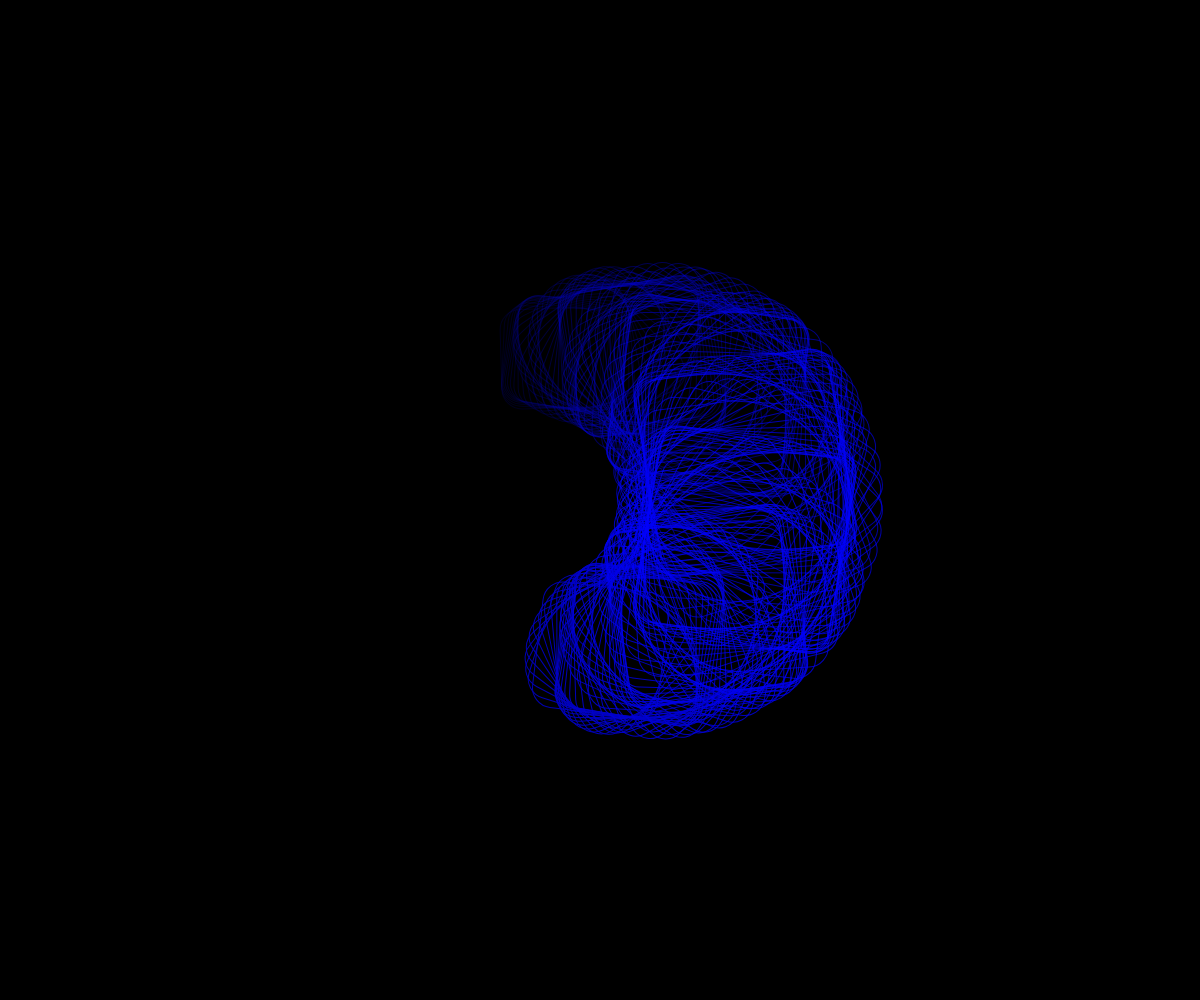
Frame 1 (no input)
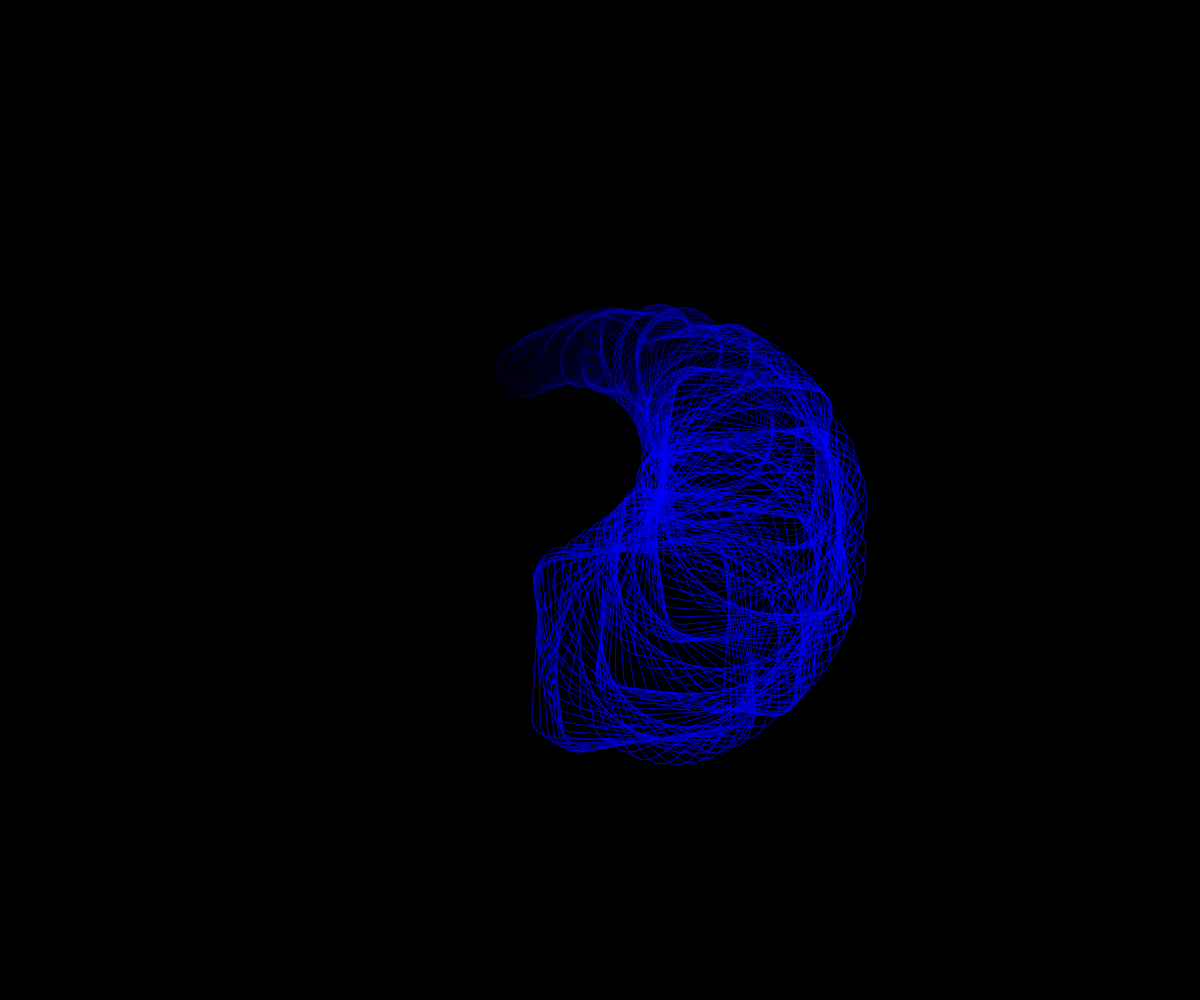
Frame 60 (no input)
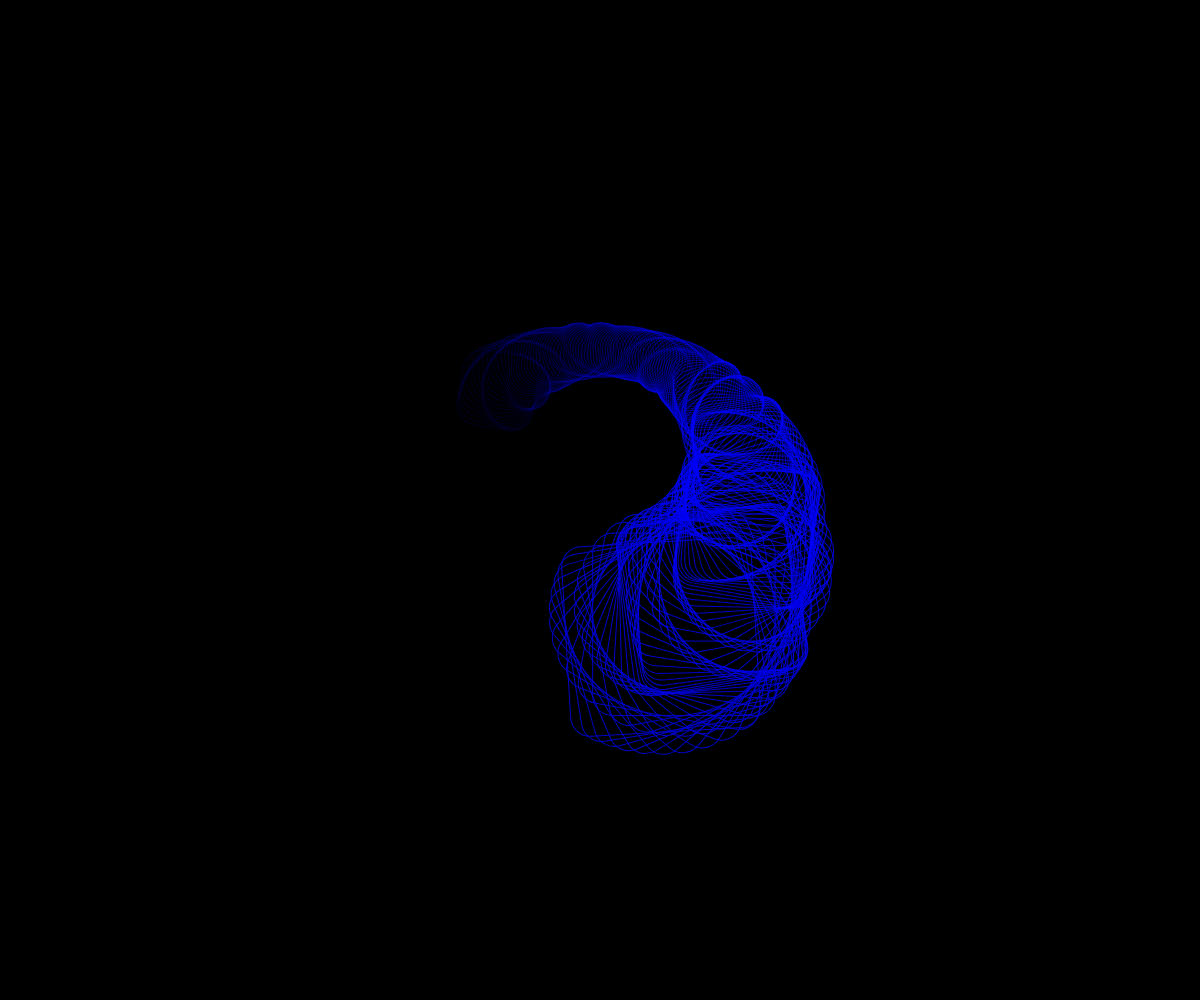
Frame 120 (the mouse pressed at the canvas centre since frame 60)

The p5.js sketch that drew these frames (run headless with seeded random() and noise() and a simulated clock; from frame 60 on, the mouse is pressed at the canvas centre):

// p5.js sketch
// ── sketch.js
function setup() {
  createCanvas(windowWidth, windowHeight); // Crea un lienzo que cubre toda la pantalla
  angleMode(DEGREES); // Establece el modo de ángulo en grados en lugar de radianes
  rectMode(CENTER); // Define que las coordenadas (x, y) de los rectángulos serán el centro del rectángulo
  noFill(); // No aplica relleno a las formas dibujadas, solo dibuja sus bordes
}

function draw() {
  background(0); // Establece el fondo en color negro
  translate(width / 2, height / 2); // Traslada el origen de coordenadas al centro del lienzo

  // Bucle que dibuja 200 rectángulos con diferentes rotaciones y tamaños
  for (let i = 0; i < 200; i++) {
    push(); // Guarda el estado actual del sistema de coordenadas y estilos
    
    // Calcula un desplazamiento dinámico en la posición
    let offsetX = sin(frameCount * 0.2 + i) * 150; // Aumenta la velocidad en X y la amplitud
    let offsetY = cos(frameCount * 0.2 + i) * 150; // Aumenta la velocidad en Y y la amplitud
    
    translate(offsetX, offsetY); // Aplica el desplazamiento antes de rotar

    // Rota el sistema de coordenadas de forma dinámica
    rotate(sin(frameCount * 4 + i * 6) * 100); // Aumenta la velocidad de rotación (factor 4 y 6)

    // Cambia a tonalidades de azul variando solo el canal B (RGB)
    let r = 0; // Rojo en 0
    let g = 0; // Verde en 0
    let b = map(sin(frameCount * 0.1 + i), -1, 1, 100, 255); // Aumenta la variación en azul

    let col = color(r, g, b); // Color con tonalidades de azul

    // Calcula un factor de desvanecimiento
    let alpha = map(i, 0, 200, 255, 50); // De 255 (opaco) a 50 (translúcido)
    col.setAlpha(alpha); // Establece la transparencia del color

    stroke(col); // Establece el color del trazo

    // Dibuja un rectángulo con un tamaño que varía más dinámicamente
    let size = map(sin(frameCount * 1 + i), -1, 1, 50, 200); // Aumenta la variación en el tamaño
    rect(0, 0, size, size, 20); // Dibuja el rectángulo con esquinas redondeadas
    
    pop(); // Restaura el estado guardado del sistema de coordenadas y estilos antes del push()
  }
}
